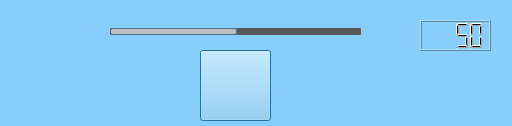
<?xml version="1.0" encoding="UTF-8"?>
<ui version="4.0">
 <class>sounddialog</class>
 <widget class="QDialog" name="sounddialog">
  <property name="geometry">
   <rect>
    <x>0</x>
    <y>0</y>
    <width>512</width>
    <height>126</height>
   </rect>
  </property>
  <property name="windowTitle">
   <string>音量</string>
  </property>
  <property name="styleSheet">
   <string notr="true">background-color:#87CEFA;</string>
  </property>
  <widget class="QSlider" name="horizontalSlider">
   <property name="geometry">
    <rect>
     <x>110</x>
     <y>20</y>
     <width>251</width>
     <height>22</height>
    </rect>
   </property>
   <property name="styleSheet">
    <string notr="true">
QSlider::groove:horizontal {
border: 1px solid #4A708B;
background: #C0C0C0;
height: 5px;
border-radius: 1px;
padding-left:-1px;
padding-right:-1px;
}
 
QSlider::sub-page:horizontal {
background: qlineargradient(x1:0, y1:0, x2:0, y2:1, 
    stop:0 #B1B1B1, stop:1 #c4c4c4);
background: qlineargradient(x1: 0, y1: 0.2, x2: 1, y2: 1,
    stop: 0 #5DCCFF, stop: 1 #1874CD);
border: 1px solid #4A708B;
height: 10px;
border-radius: 2px;
}
 
QSlider::add-page:horizontal {
background: #575757;
border: 0px solid #777;
height: 10px;
border-radius: 2px;
}
 
QSlider::handle:horizontal 
{
    background: qradialgradient(spread:pad, cx:0.5, cy:0.5, radius:0.5, fx:0.5, fy:0.5, 
    stop:0.6 #45ADED, stop:0.778409 rgba(255, 255, 255, 255));
 
    width: 11px;
    margin-top: -3px;
    margin-bottom: -3px;
    border-radius: 5px;
}
 
QSlider::handle:horizontal:hover {
    background: qradialgradient(spread:pad, cx:0.5, cy:0.5, radius:0.5, fx:0.5, fy:0.5, stop:0.6 #2A8BDA, 
    stop:0.778409 rgba(255, 255, 255, 255));
 
    width: 11px;
    margin-top: -3px;
    margin-bottom: -3px;
    border-radius: 5px;
}
 
QSlider::sub-page:horizontal:disabled {
background: #00009C;
border-color: #999;
}
 
QSlider::add-page:horizontal:disabled {
background: #eee;
border-color: #999;
}
 
QSlider::handle:horizontal:disabled {
background: #eee;
border: 1px solid #aaa;
border-radius: 4px;
}</string>
   </property>
   <property name="value">
    <number>50</number>
   </property>
   <property name="orientation">
    <enum>Qt::Horizontal</enum>
   </property>
  </widget>
  <widget class="QLCDNumber" name="lcdNumber">
   <property name="geometry">
    <rect>
     <x>420</x>
     <y>20</y>
     <width>71</width>
     <height>31</height>
    </rect>
   </property>
   <property name="digitCount">
    <number>4</number>
   </property>
   <property name="intValue" stdset="0">
    <number>50</number>
   </property>
  </widget>
  <widget class="QPushButton" name="pushButton">
   <property name="geometry">
    <rect>
     <x>200</x>
     <y>50</y>
     <width>71</width>
     <height>71</height>
    </rect>
   </property>
   <property name="styleSheet">
    <string notr="true">#pushButton{border-image: url(:/images/musicbutton2.png);}
#pushButton:checked{border-image: url(:/images/musicbutton.png);}

</string>
   </property>
   <property name="text">
    <string/>
   </property>
   <property name="checkable">
    <bool>true</bool>
   </property>
  </widget>
  <widget class="QLabel" name="label_2">
   <property name="geometry">
    <rect>
     <x>60</x>
     <y>10</y>
     <width>41</width>
     <height>41</height>
    </rect>
   </property>
   <property name="styleSheet">
    <string notr="true">border-image: url(:/images/halfsound.png);</string>
   </property>
   <property name="text">
    <string/>
   </property>
  </widget>
  <widget class="QLabel" name="label">
   <property name="geometry">
    <rect>
     <x>370</x>
     <y>10</y>
     <width>41</width>
     <height>41</height>
    </rect>
   </property>
   <property name="styleSheet">
    <string notr="true">border-image: url(:/images/fullsound.png);</string>
   </property>
   <property name="text">
    <string/>
   </property>
  </widget>
 </widget>
 <resources/>
 <connections/>
</ui>
